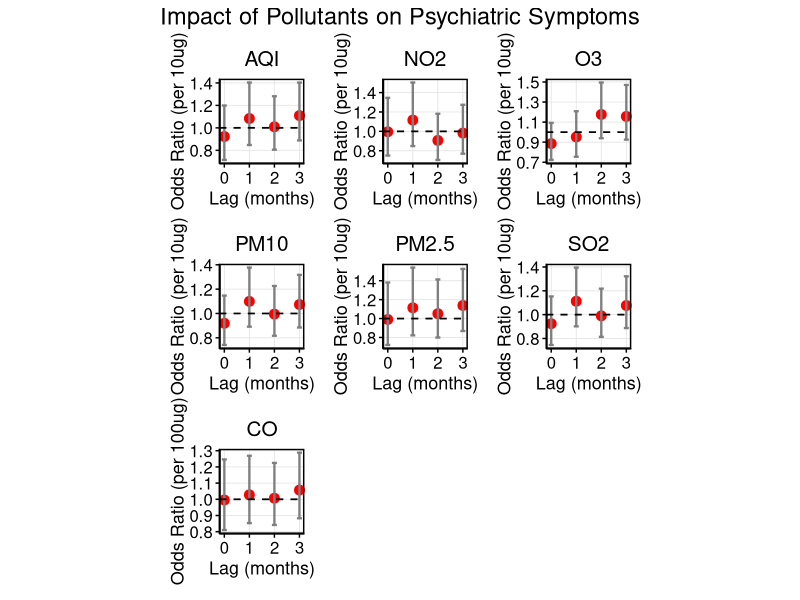
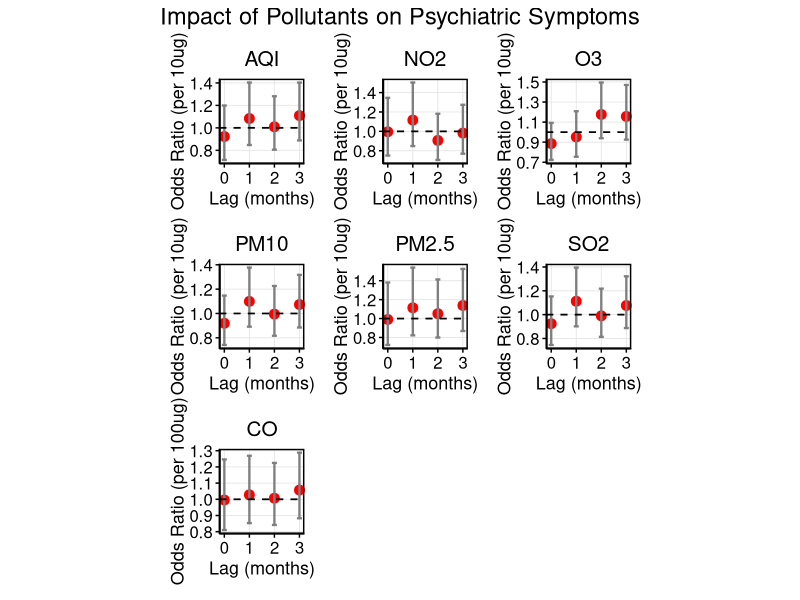

Write the R code that produced these figures, in order.
setwd("/Users/shij/Documents/GitHub/NMDA_data_analysis/")
my.dat<-readxl::read_xlsx("NMDA_with_population_sex_ratio_age_portion.xlsx")
setwd("/Users/shij/Documents/GitHub/NMDA_data_analysis/251211/")

# ============================
# 1. Load Required Packages
# ============================
library(ggplot2)
library(dplyr)
library(tidyr)
library(broom)
library(patchwork)   # For combining plots
library(writexl)     # For exporting table

# ============================
# 2. Simplify Outcome Variable Name & Convert to Factor
# ============================
# Rename column for simplicity
names(my.dat)[names(my.dat) == "Psychiatric symptoms"] <- "PsychSym"

# Check current class
class(my.dat$PsychSym)
table(my.dat$PsychSym)  # Should show 0 and 1

# Convert to factor (binary logistic regression expects factor or 0/1)
my.dat$PsychSym <- factor(my.dat$PsychSym, levels = c(0, 1), ordered = FALSE)

# Verify
str(my.dat$PsychSym)

# ============================
# 3. Define Pollutants and Lags
# ============================
pollutants <- c("AQI", "NO2", "O3", "CO", "PM10", "PM2.5", "SO2")  # CO is 4th
lags <- c("M0", "M1", "M2", "M3")

# Create column name patterns
pollutant_cols <- sapply(pollutants, function(p) {
  paste0(p, "_", lags)
}, simplify = FALSE)

# ============================
# 4. Fit Binary Logistic Regression for Each Pollutant-Lag
# ============================
results_list <- list()

for (pollutant in pollutants) {
  lag_cols <- pollutant_cols[[pollutant]]
  for (lag_col in lag_cols) {
    # Check if column has variation and not all NA
    data_col <- my.dat[[lag_col]]
    if (all(is.na(data_col)) || length(unique(data_col[!is.na(data_col)])) <= 1) {
      message("Skipping ", lag_col, " — no variation or all NA")
      next
    }
    
    # Fit binary logistic regression
    model <- glm(PsychSym ~ ., data = my.dat[, c("PsychSym", lag_col)], 
                 family = binomial, na.action = na.omit)
    
    # Extract summary
    model_summary <- tidy(model, conf.int = TRUE, exponentiate = TRUE) %>%
      filter(term == lag_col) %>%
      mutate(Pollutant = pollutant,
             Lag = gsub(".*_", "", lag_col),
             Lag_Num = as.numeric(gsub("M", "", lag_col)))
    
    results_list <- append(results_list, list(model_summary))
  }
}

# Combine all results
results_df <- bind_rows(results_list)

# ============================
# 5. Clean and Format Results
# ============================
results_df <- results_df %>%
  mutate(
    Lag = trimws(toupper(Lag)),
    Lag.Num = as.numeric(gsub("^M(\\d+)$", "\\1", Lag))
  ) %>%
  filter(!is.na(Lag.Num))

# # ============================
# # 6. Create 7 Individual Plots (One per Pollutant) — NO TEXT LABELS
# # ============================
# # Get pollutants in desired order
# pollutants_plot <- c("AQI", "NO2", "O3", "CO", "PM10", "PM2.5", "SO2")
# 
# # Create list of individual plots
# plot_list <- lapply(pollutants_plot, function(poll) {
#   df_sub <- results_df %>% filter(Pollutant == poll)
#   
#   p <- ggplot(df_sub, aes(x = Lag.Num, y = estimate, ymin = conf.low, ymax = conf.high)) +
#     geom_point(color = "red", size = 3) +
#     geom_errorbar(width = 0.2, color = "gray50", size = 0.8) +
#     geom_hline(yintercept = 1, linetype = "dashed", color = "black", size = 0.6) +
#     labs(
#       x = "Lag (months)",
#       y = "Odds Ratio (OR)",
#       title = poll
#     ) +
#     theme_minimal() +
#     theme(
#       panel.border = element_rect(color = "black", fill = NA, size = 1),
#       panel.background = element_blank(),
#       panel.grid.major = element_line(color = "gray90", size = 0.3),
#       panel.grid.minor = element_blank(),
#       axis.line = element_line(color = "black", size = 0.5),
#       axis.ticks = element_line(color = "black", size = 0.5),
#       axis.text = element_text(size = 12, color = "black"),
#       axis.title = element_text(size = 13, color = "black"),
#       plot.title = element_text(hjust = 0.5, size = 15, color = "black"),
#       plot.margin = margin(10, 10, 10, 10),
#       axis.title.y = element_text(angle = 90, vjust = 0.5),
#       aspect.ratio = 1  # ← Forces square panels
#     ) +
#     # ✅ No text labels — remove all geom_text
#     # ✅ Tight x-axis: no extra padding
#     scale_x_continuous(
#       breaks = c(0, 1, 2, 3), 
#       labels = c("0", "1", "2", "3"),
#       expand = expansion(add = c(0.1, 0.1))  # ← Tight padding
#     )
#   
#   return(p)
# })
# 
# # ============================
# # 7. Combine All 7 Plots in a Single Row — CO LAST
# # ============================
# p_combined <- plot_list[[1]] + plot_list[[2]] + plot_list[[3]] + plot_list[[5]] + 
#   plot_list[[6]] + plot_list[[7]] + plot_list[[4]] +
#   plot_annotation(title = "Impact of Pollutants on Psychiatric Symptoms",
#                   theme = theme(plot.title = element_text(hjust = 0.5, size = 17, color = "black")))
# 
# # Display plot
# print(p_combined)
# 
# # Optional: Save as PNG with width=12, height=15
# ggsave("NMDAR_PsychiatricSymptoms.png", p_combined, width = 12, height = 15, dpi = 300, units = "in")

# ============================
# 6. Create 7 Individual Plots (One per Pollutant) — NO TEXT LABELS
# ============================
# Get pollutants in desired order
pollutants_plot <- c("AQI", "NO2", "O3", "CO", "PM10", "PM2.5", "SO2")

# Create list of individual plots
plot_list <- lapply(pollutants_plot, function(poll) {
  df_sub <- results_df %>% filter(Pollutant == poll)
  
  # Apply transformation based on pollutant
  if (poll == "CO") {
    df_sub <- df_sub %>%
      mutate(
        y = estimate^0.1,
        ymin = conf.low^0.1,
        ymax = conf.high^0.1
      )
    y_label <- "Odds Ratio (per 100ug)"
  } else {
    df_sub <- df_sub %>%
      mutate(
        y = estimate^10,
        ymin = conf.low^10,
        ymax = conf.high^10
      )
    y_label <- "Odds Ratio (per 10ug)"
  }
  
  p <- ggplot(df_sub, aes(x = Lag.Num, y = y, ymin = ymin, ymax = ymax)) +
    geom_point(color = "red", size = 3) +
    geom_errorbar(width = 0.2, color = "gray50", size = 0.8) +
    geom_hline(yintercept = 1, linetype = "dashed", color = "black", size = 0.6) +
    labs(
      x = "Lag (months)",
      y = y_label,  # ← Custom y-label per pollutant
      title = poll
    ) +
    theme_minimal() +
    theme(
      panel.border = element_rect(color = "black", fill = NA, size = 1),
      panel.background = element_blank(),
      panel.grid.major = element_line(color = "gray90", size = 0.3),
      panel.grid.minor = element_blank(),
      axis.line = element_line(color = "black", size = 0.5),
      axis.ticks = element_line(color = "black", size = 0.5),
      axis.text = element_text(size = 12, color = "black"),
      axis.title = element_text(size = 13, color = "black"),
      plot.title = element_text(hjust = 0.5, size = 15, color = "black"),
      plot.margin = margin(10, 10, 10, 10),
      axis.title.y = element_text(angle = 90, vjust = 0.5),
      aspect.ratio = 1  # ← Forces square panels
    ) +
    scale_x_continuous(
      breaks = c(0, 1, 2, 3), 
      labels = c("0", "1", "2", "3"),
      expand = expansion(add = c(0.1, 0.1))  # ← Tight padding
    )
  
  return(p)
})

# ============================
# 7. Combine All 7 Plots in a Single Row — CO LAST
# ============================
p_combined <- plot_list[[1]] + plot_list[[2]] + plot_list[[3]] + plot_list[[5]] + 
  plot_list[[6]] + plot_list[[7]] + plot_list[[4]] +
  plot_annotation(title = "Impact of Pollutants on Psychiatric Symptoms",
                  theme = theme(plot.title = element_text(hjust = 0.5, size = 17, color = "black")))

# Display plot
print(p_combined)

# Optional: Save as PNG with width=12, height=15
ggsave("NMDAR_PsychiatricSymptoms.png", p_combined, width = 12, height = 15, dpi = 300, units = "in")

# ============================
# 8. Create Clean Results Table (Include CO, OR, 95% CI, p-value)
# ============================

# Create clean table
table_df <- results_df %>%
  select(Pollutant, Lag, estimate, conf.low, conf.high, p.value) %>%
  mutate(
    `Odds Ratio (OR)` = round(estimate, 4),
    `95% CI` = paste0(round(conf.low, 4), " – ", round(conf.high, 4)),
    `p-value` = ifelse(p.value < 0.001, 
                       format(p.value, scientific = TRUE, digits = 2),
                       round(p.value, 4)),
    `Pollutant & Lag` = paste(Pollutant, Lag, sep = "_")
  ) %>%
  arrange(Pollutant, Lag) %>%
  select(`Pollutant & Lag`, `Odds Ratio (OR)`, `95% CI`, `p-value`)

# Export to Excel file (simplified name)
write_xlsx(table_df, "NMDAR_PsychiatricSymptoms.xlsx")

# ✅ No print(head(...)) — as requested
